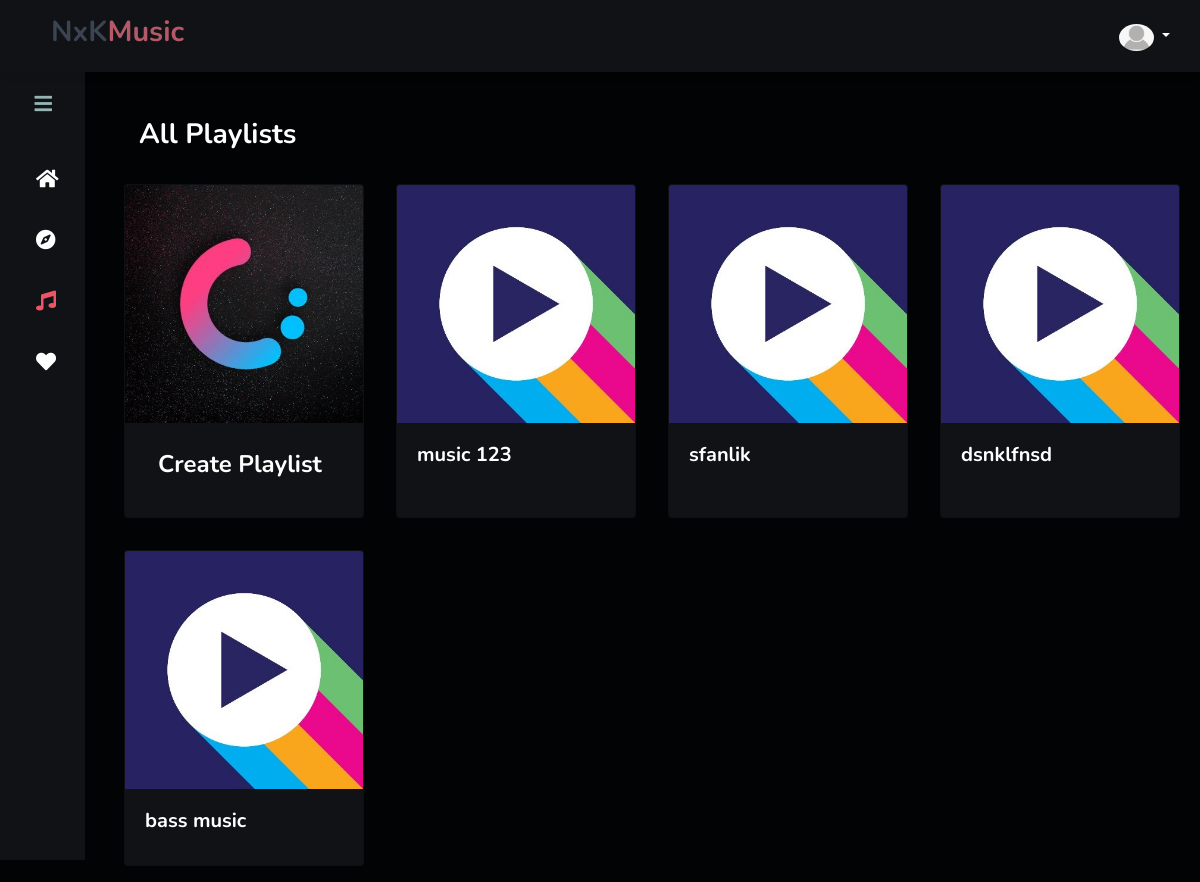
Screenshot of /music/playlist/ (signed in) with the database file from the repository.
### users/models.py (models this page shows, shortened)
class Profile(models.Model):
    user = models.OneToOneField(User, on_delete=models.CASCADE)
    image = models.ImageField(default='default.png', upload_to='profile_pics')

### music/models.py (models this page shows, shortened)
class Playlist(models.Model):
    playlist_name = models.CharField(max_length=250)
    playlist_description = models.TextField(blank=True,null=True)
    creator = models.ForeignKey(User,on_delete=models.CASCADE)
    created_dt = models.DateTimeField(auto_now_add=True)
    class Meta:
        unique_together = ["playlist_name","creator"]

### music/views.py (the view)
# urls.py: path('playlist/',views.viewPlaylist,name='playlists-user'),
@login_required
def viewPlaylist(request):
    userplaylist = Playlist.objects.filter(creator=request.user)
    if request.method == 'POST':
        form = CreatePlaylistForm(request.POST)
        if form.is_valid():
            try:
                Playlist.objects.get(playlist_name=form.cleaned_data["playlist_name"],creator=request.user)
                messages.warning(request,f'The playlist name already exists create new')
            except:
                pl, created = Playlist.objects.get_or_create(creator=request.user,**form.cleaned_data)
                print(form.cleaned_data)
                if created:
                    messages.success(request,f'The playlist has been successfully created')
                else:
                    messages.warning(request,f'The music {pl.playlist_name} has already been created by')
            return redirect('playlists-user')
    else:
        form = CreatePlaylistForm()
    return render(request,'music/userplaylist.html',{'form': form,'userplaylist': userplaylist})

### music/templates/music/userplaylist.html (shortened to what this page needs)
{% extends 'mainui.html' %}
{% load static %}
{% load crispy_forms_tags %}
{% block content %}
<h3 class="text-white m-3 font-weight-bolder">All Playlists</h3>
<div class="row">
      <div class="card m-3 default-bg" style="width: 15rem;">
        <img class="card-img-top" src="{% static "images/create-music.jpg" %}" alt="Card image cap">
        <div class="card-body">
          <a class="btn" data-switch="0" type="button" data-toggle="modal" data-target="#exampleModal">
            <h5 class="card-title text-truncate text-white font-weight-bolder" style="font-size:1.5rem;">Create Playlist</h5>
          </a>
        </div>
      </div>
    {% for playlists in userplaylist  %}
        <div class="card m-3 default-bg" style="width: 15rem;">
          <img class="card-img-top" src="{% static "images/playlist-default.jpg" %}" alt="Card image cap">
          <div class="card-body">
            <h5 class="card-title text-truncate text-white font-weight-bolder" style="width: 12rem;"><a href="{% url "individual-playlist"  pl_id=playlists.id  %}">{{ playlists.playlist_name }}</a></h5>
          </div>
        </div>
    {% endfor %}
</div>
{% endblock %}

### templates/navbar.html (shortened to what this page needs)
{% load static %}
<header>
    <nav class="navbar navbar-light fixed-top">
        <a href="#" class="navbar-brand"><h2 class="m-title font-weight-bold">NxK<span>Music</span></h2></a>
        {% if user.is_authenticated %}
          <div class="nav-item">
            <div class="dropdown">
                <a class="nav-link dropdown-toggle" id="navbarDropdownMenuLink-55" data-toggle="dropdown"
                  aria-haspopup="true" aria-expanded="false">
                  <img src="{{ user.profile.image.url }}" class="rounded-circle img-fluid rounded-circle profile-img"
                    alt="avatar image">
                </a>
            </div>
          </div>
        {% endif %}
    </nav>
</header>

### static/css/styles.css (style rules this page uses)
:root { --header-height: 3rem; --nav-width: 85px; --first-color: #0C5DF4; --bg-color: #101216; --sub-color: #B6CEFC; --white-color: #fff; --second-color: #ef5466; --body-font: 'Nunito', sans-serif; --normal-font-size: 1rem; --small-font-size: .875rem; --z-fixed: 100; }
*,::before,::after { box-sizing: border-box; }
body { position: relative; margin: 0; padding: 2rem 0 0 6.75rem; font-family: var(--body-font); font-size: var(--normal-font-size); transition: .5s; background-color: #010305 !important; }
a { text-decoration: none; }
header { line-height: 40px; }
nav.navbar { background-color: var(--bg-color); box-shadow: 0 3px 9px rgb(0 0 0 / 5%); }
nav.navbar a { margin-left: 3%; }
.profile-img { width: 35px; }
.m-title { font-weight: 900; color: #3b4452; font-size: 1.8rem; }
.m-title span { color: #b35967; }

### music/templates/music/userplaylist.html (style rules this page uses)
.default-bg { background-color: var(--bg-color); color: var(--white-color); }
div { color: #97B4B4; }
a { color: #fff; }

### rows the page displays
Playlist: playlist_name "music 123"
Playlist: playlist_name "sfanlik"
Playlist: playlist_name "dsnklfnsd"
Playlist: playlist_name "bass music"
